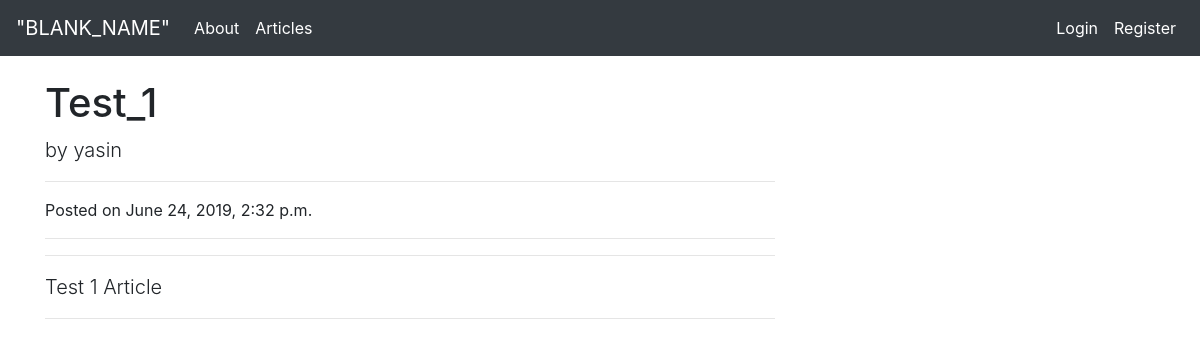
Page /articles/article/1 on the earlier database version.
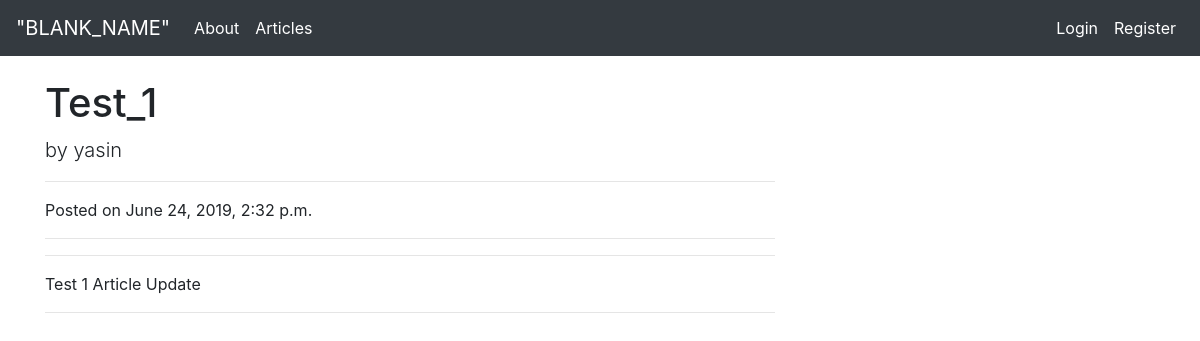
Same page on the later database version.
### article/models.py (models this page shows, shortened)
class Article(models.Model):
    author = models.ForeignKey("auth.User", on_delete = models.CASCADE,verbose_name = "Author")
    title = models.CharField(max_length = 50, verbose_name = "Title")
    content = RichTextField()
    created_date = models.DateTimeField(auto_now_add=True, verbose_name = "Date Created")
    article_image = models.FileField(blank=True, null=True, verbose_name="Add image")

### article/views.py (the view)
# urls.py: path('article/<int:id>', views.detail, name="detail"),
def detail(request, id):
    article = get_object_or_404(Article,id = id)
    return render(request, template_name = "detail.html", context={"article":article})

### templates/detail.html (shortened to what this page needs)
{% extends "layout.html" %}
{% block body %}
    <div class="row">
        <div class="col-lg-8">
            <h1 class="mt-4">{{ article.title}}</h1>
            <p class="lead">
                by
                {{ article.author.username }}
            </p>
            <hr>
            <p>Posted on {{ article.created_date }}</p>
            <hr>
            <hr>
            <p class="lead">
                {{ article.content | safe}}
            </p>
            <hr>
        </div>
    </div>
{% endblock body %}

Differences in the rows shown:
changed Article "Test_1": content "Test 1 Article" → "Test 1 Article Update"
